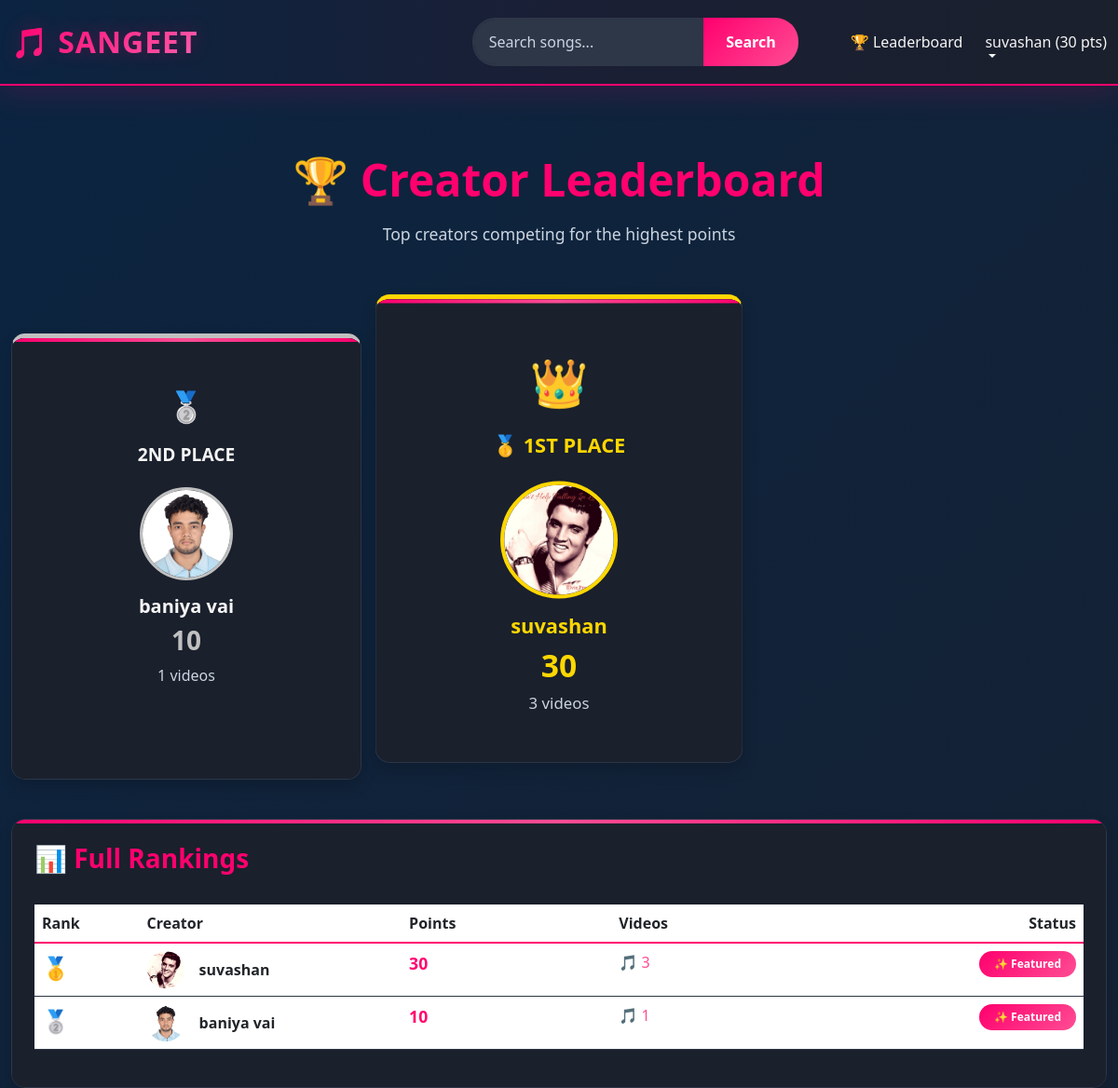
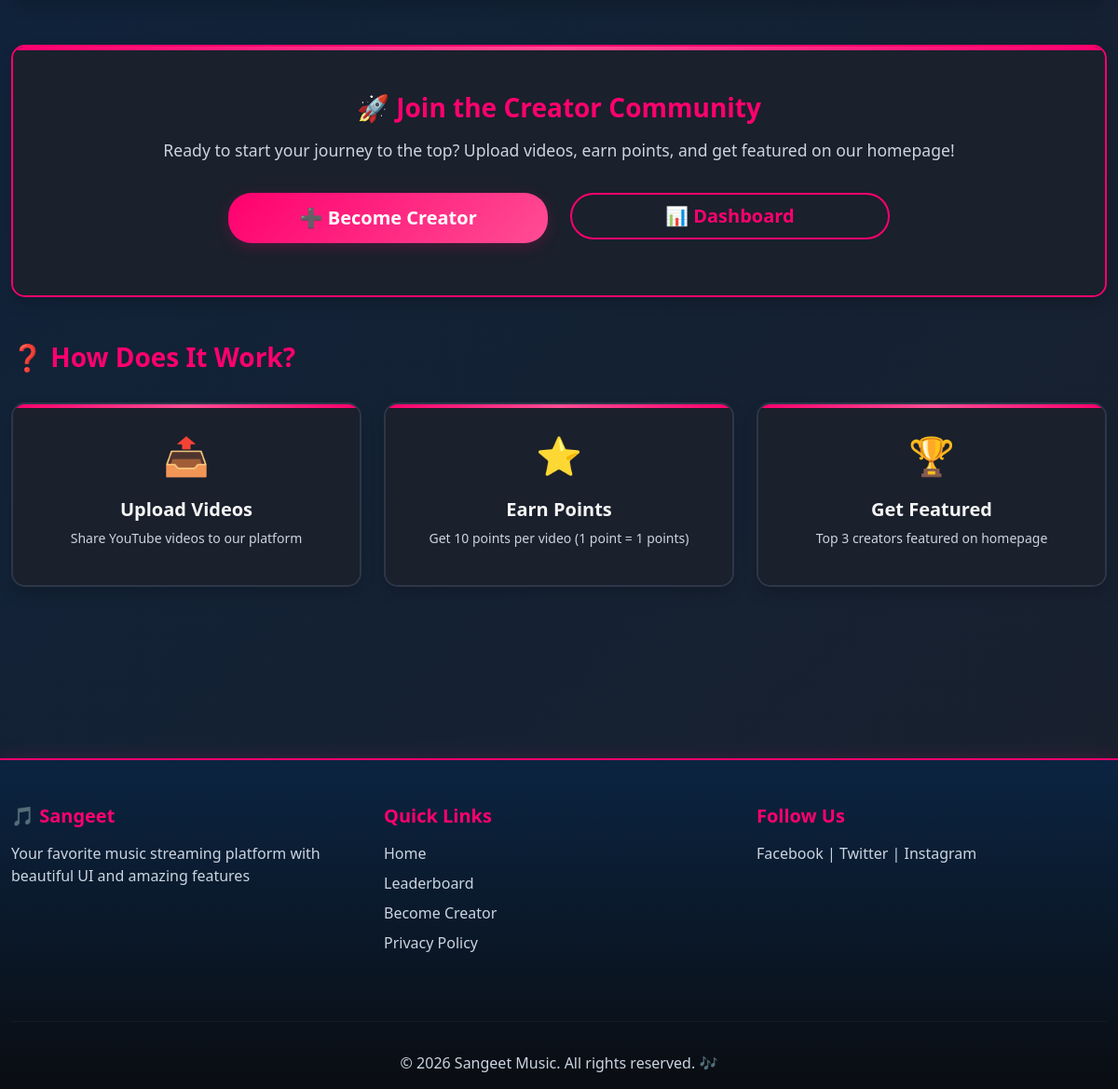
Page /leaderboard/ (signed in) on the committed database (2 pictures, top to bottom).
### music/models.py (models this page shows, shortened)
class Creator(models.Model):
    user = models.OneToOneField(User, on_delete=models.CASCADE, related_name='creator_profile')
    bio = models.TextField(blank=True, null=True)
    profile_image = models.ImageField(upload_to='creators/', blank=True, null=True)
    total_points = models.IntegerField(default=0)
    total_videos = models.IntegerField(default=0)
    created_at = models.DateTimeField(auto_now_add=True)
    is_featured = models.BooleanField(default=False)
    class Meta:
        ordering = ['-total_points']

### music/views.py (the view)
# urls.py: path('leaderboard/', views.leaderboard, name='leaderboard'),
def leaderboard(request):
    top_creators = Creator.objects.filter(total_points__gt=0).order_by('-total_points')[:10]
    context = {
        'top_creators': top_creators,
    }
    return render(request, 'leaderboard.html', context)

### music/templates/leaderboard.html (shortened to what this page needs)
{% extends 'base.html' %}
{% block content %}
<div class="container">
    <div class="row mb-5 mt-4">
        <div class="col-md-12">
            <div class="text-center">
                <h1 style="color: var(--accent-pink); font-size: 3rem; margin-bottom: 1rem;">🏆 Creator Leaderboard</h1>
                <p class="text-muted" style="font-size: 1.1rem;">Top creators competing for the highest points</p>
            </div>
        </div>
    </div>
    {% if top_creators %}
    <div class="row mb-5">
        {% if top_creators|length >= 2 %}
        <div class="col-md-4 mb-4">
            <div class="card shadow h-100" style="border-top: 5px solid #c0c0c0; transform: translateY(30px);">
                <div class="card-body text-center p-5">
                    <div style="font-size: 2rem; margin-bottom: 1rem;">🥈</div>
                    <h4 style="font-size: 1.2rem; margin-bottom: 0.5rem;">2ND PLACE</h4>
                    {% if top_creators.1.profile_image %}
                        <img src="{{ top_creators.1.profile_image.url }}" alt="{{ top_creators.1.user.username }}"
                             style="width: 100px; height: 100px; border-radius: 50%; object-fit: cover; margin: 1rem 0; border: 3px solid #c0c0c0;">
                    {% else %}
                        <div style="width: 100px; height: 100px; border-radius: 50%; background-color: #c0c0c0; display: flex; align-items: center; justify-content: center; margin: 1rem auto; color: white; font-size: 2.5rem;">
                            👤
                        </div>
                    {% endif %}
                    <h5 style="color: var(--text-light); margin-bottom: 0.5rem;">{{ top_creators.1.user.username }}</h5>
                    <h3 style="color: #c0c0c0; font-weight: bold; margin-bottom: 0.5rem;">{{ top_creators.1.total_points }}</h3>
                    <p class="text-muted mb-0">{{ top_creators.1.total_videos }} videos</p>
                </div>
            </div>
        </div>
        {% endif %}
        {% if top_creators|length >= 1 %}
        <div class="col-md-4 mb-4">
            <div class="card shadow h-100" style="border-top: 5px solid #ffd700; transform: scale(1.05);">
                <div class="card-body text-center p-5">
                    <div style="font-size: 3rem; margin-bottom: 1rem;">👑</div>
                    <h4 style="font-size: 1.3rem; margin-bottom: 0.5rem; color: #ffd700;">🥇 1ST PLACE</h4>
                    {% if top_creators.0.profile_image %}
                        <img src="{{ top_creators.0.profile_image.url }}" alt="{{ top_creators.0.user.username }}"
                             style="width: 120px; height: 120px; border-radius: 50%; object-fit: cover; margin: 1rem 0; border: 4px solid #ffd700;">
                    {% else %}
                        <div style="width: 120px; height: 120px; border-radius: 50%; background: linear-gradient(135deg, #ffd700, #ffed4e); display: flex; align-items: center; justify-content: center; margin: 1rem auto; color: white; font-size: 3rem;">
                            👤
                        </div>
                    {% endif %}
                    <h5 style="color: #ffd700; font-weight: bold; font-size: 1.3rem; margin-bottom: 0.5rem;">{{ top_creators.0.user.username }}</h5>
                    <h3 style="color: #ffd700; font-weight: bold; font-size: 2rem; margin-bottom: 0.5rem;">{{ top_creators.0.total_points }}</h3>
                    <p class="text-muted mb-0">{{ top_creators.0.total_videos }} videos</p>
                </div>
            </div>
        </div>
        {% endif %}
    </div>
    {% endif %}
    <div class="row mb-5">
        <div class="col-md-12">
            <div class="card shadow">
                <div class="card-body p-4">
                    <h3 style="color: var(--accent-pink); margin-bottom: 2rem;">📊 Full Rankings</h3>
                    {% if top_creators %}
                    <div class="table-responsive">
                        <table class="table" style="color: var(--text-light);">
                            <thead style="background: linear-gradient(135deg, var(--secondary-dark-blue) 0%, rgba(255, 0, 110, 0.1) 100%); border-bottom: 2px solid var(--accent-pink);">
                                <tr>
                                    <th style="width: 10%;">Rank</th>
                                    <th style="width: 25%;">Creator</th>
                                    <th style="width: 20%;">Points</th>
                                    <th style="width: 20%;">Videos</th>
                                    <th style="width: 25%; text-align: right;">Status</th>
                                </tr>
                            </thead>
                            <tbody>
                                {% for creator in top_creators %}
                                <tr style="border-bottom: 1px solid var(--border-color);">
                                    <td>
                                        {% if forloop.counter == 1 %}
                                            <span style="font-size: 1.5rem;">🥇</span>
                                        {% elif forloop.counter == 2 %}
                                            <span style="font-size: 1.5rem;">🥈</span>
                                        {% elif forloop.counter == 3 %}
                                            <span style="font-size: 1.5rem;">🥉</span>
                                        {% else %}
                                            <strong style="color: var(--accent-pink);">#{{ forloop.counter }}</strong>
                                        {% endif %}
                                    </td>
                                    <td>
                                        <div style="display: flex; align-items: center; gap: 1rem;">
                                            {% if creator.profile_image %}
                                                <img src="{{ creator.profile_image.url }}" alt="{{ creator.user.username }}"
                                                     style="width: 40px; height: 40px; border-radius: 50%; object-fit: cover;">
                                            {% else %}
                                                <div style="width: 40px; height: 40px; border-radius: 50%; background-color: var(--accent-pink); display: flex; align-items: center; justify-content: center; color: white;">
                                                    👤
                                                </div>
                                            {% endif %}
                                            <strong>{{ creator.user.username }}</strong>
                                        </div>
                                    </td>
                                    <td>
                                        <strong style="color: var(--accent-pink); font-size: 1.1rem;">{{ creator.total_points }}</strong>
                                    </td>
                                    <td>
                                        <span style="color: var(--light-pink);">🎵 {{ creator.total_videos }}</span>
                                    </td>
                                    <td style="text-align: right;">
                                        {% if forloop.counter <= 3 %}
                                            <span class="badge" style="background: linear-gradient(135deg, var(--accent-pink), var(--light-pink)); padding: 0.5rem 1rem;">
                                                ✨ Featured
                                            </span>
                                        {% else %}
                                            <span class="badge bg-secondary">Active</span>
                                        {% endif %}
                                    </td>
                                </tr>
                                {% endfor %}
                            </tbody>
                        </table>
                    </div>
                    {% else %}
                    <div class="alert alert-info text-center p-5">
                        <h5>📭 No Creators Yet</h5>
                        <p class="text-muted">Be the first creator on Sangeet! Start by uploading your first video.</p>
                    </div>
                    {% endif %}
                </div>
            </div>
        </div>
    </div>
    <div class="row mb-5">
        <div class="col-md-12">
            <div class="card shadow" style="background: linear-gradient(135deg, var(--secondary-dark-blue) 0%, rgba(255, 0, 110, 0.1) 100%); border: 2px solid var(--accent-pink);">
                <div class="card-body p-5 text-center">
                    <h3 style="color: var(--accent-pink); margin-bottom: 1rem;">🚀 Join the Creator Community</h3>
                    <p class="text-muted" style="font-size: 1.1rem; margin-bottom: 2rem;">
                        Ready to start your journey to the top? Upload videos, earn points, and get featured on our homepage!
                    </p>
                    <div class="row justify-content-center">
                        <div class="col-md-4 mb-2">
                            <a href="{% url 'become_creator' %}" class="btn btn-primary btn-lg w-100">
                                ➕ Become Creator
                            </a>
                        </div>
                        <div class="col-md-4">
                            <a href="{% url 'creator_dashboard' %}" class="btn btn-outline-danger btn-lg w-100">
                                📊 Dashboard
                            </a>
                        </div>
                    </div>
                </div>
            </div>
        </div>
    </div>
    <div class="row mb-5">
        <div class="col-md-12">
            <h3 style="color: var(--accent-pink); margin-bottom: 2rem;">❓ How Does It Work?</h3>
            <div class="row">
                <div class="col-md-4 mb-4">
                    <div class="card shadow" style="background: linear-gradient(135deg, var(--secondary-dark-blue) 0%, rgba(255, 0, 110, 0.05) 100%); border: 2px solid var(--border-color);">
                        <div class="card-body text-center">
                            <div style="font-size: 2.5rem; margin-bottom: 1rem;">📤</div>
                            <h5>Upload Videos</h5>
                            <p class="text-muted small">Share YouTube videos to our platform</p>
                        </div>
                    </div>
                </div>
                <div class="col-md-4 mb-4">
                    <div class="card shadow" style="background: linear-gradient(135deg, var(--secondary-dark-blue) 0%, rgba(255, 0, 110, 0.05) 100%); border: 2px solid var(--border-color);">
                        <div class="card-body text-center">
                            <div style="font-size: 2.5rem; margin-bottom: 1rem;">⭐</div>
                            <h5>Earn Points</h5>
                            <p class="text-muted small">Get 10 points per video (1 point = 1 points)</p>
                        </div>
                    </div>
                </div>
                <div class="col-md-4 mb-4">
                    <div class="card shadow" style="background: linear-gradient(135deg, var(--secondary-dark-blue) 0%, rgba(255, 0, 110, 0.05) 100%); border: 2px solid var(--border-color);">
                        <div class="card-body text-center">
                            <div style="font-size: 2.5rem; margin-bottom: 1rem;">🏆</div>
                            <h5>Get Featured</h5>
                            <p class="text-muted small">Top 3 creators featured on homepage</p>
                        </div>
                    </div>
                </div>
            </div>
        </div>
    </div>
</div>
{% endblock %}

### music/templates/base.html (shortened to what this page needs)
{% load static %}
<!DOCTYPE html>
<html lang="en">
<head>
    <link href="https://cdn.jsdelivr.net/npm/bootstrap@5.3.0/dist/css/bootstrap.min.css" rel="stylesheet">
    <link rel="stylesheet" href="{% static 'css/style.css' %}">
</head>
<body>
    <nav class="navbar navbar-expand-lg navbar-dark">
        <div class="container-fluid">
            <a class="navbar-brand" href="{% url 'home' %}">🎵 SANGEET</a>
            <div class="collapse navbar-collapse" id="navbarNav">
                <div class="ms-auto d-flex align-items-center flex-wrap">
                    <form class="search-form" action="{% url 'home' %}" method="GET">
                        <div class="input-group">
                            <input type="text" class="form-control" placeholder="Search songs..."
                                   name="q" value="{{ request.GET.q }}">
                            <button class="btn" type="submit">Search</button>
                        </div>
                    </form>
                    <a class="nav-link" href="{% url 'leaderboard' %}">🏆 Leaderboard</a>
                    {% if user.is_authenticated %}
                        {% if user.creator_profile %}
                            <div class="dropdown">
                                <a class="nav-link dropdown-toggle" href="#" role="button" data-bs-toggle="dropdown">
                                    {{ user.username }} ({{ user.creator_profile.total_points }} pts)
                                </a>
                            </div>
                        {% endif %}
                    {% else %}
                        <a class="nav-link" href="{% url 'login' %}">Login</a>
                        <a class="nav-link" href="{% url 'register' %}">Register</a>
                    {% endif %}
                </div>
            </div>
        </div>
    </nav>
    <div class="container-main">
        {% block content %}{% endblock %}
    </div>
    <footer class="footer">
        <div class="container">
            <div class="row">
                <div class="col-md-4 mb-4">
                    <h5>🎵 Sangeet</h5>
                    <p>Your favorite music streaming platform with beautiful UI and amazing features</p>
                </div>
                <div class="col-md-4 mb-4">
                    <h5>Quick Links</h5>
                    <ul class="list-unstyled">
                        <li><a href="{% url 'home' %}">Home</a></li>
                        <li><a href="{% url 'leaderboard' %}">Leaderboard</a></li>
                        <li><a href="{% url 'become_creator' %}">Become Creator</a></li>
                        <li><a href="#">Privacy Policy</a></li>
                    </ul>
                </div>
                <div class="col-md-4 mb-4">
                    <h5>Follow Us</h5>
                    <p>
                        <a href="#">Facebook</a> |
                        <a href="#">Twitter</a> |
                        <a href="#">Instagram</a>
                    </p>
                </div>
            </div>
            <hr>
            <div class="text-center">
                <p>&copy; 2026 Sangeet Music. All rights reserved. 🎶</p>
            </div>
        </div>
    </footer>
</body>
</html>

### rows in the picture
Creator: profile_image (picture), user.username "baniya vai", total_points "10", total_videos "1"
Creator: profile_image (picture), user.username "suvashan", total_points "30", total_videos "3"

### other values in the picture
{{ user.username }} "suvashan"
{{ user.creator_profile.total_points }} "30"
